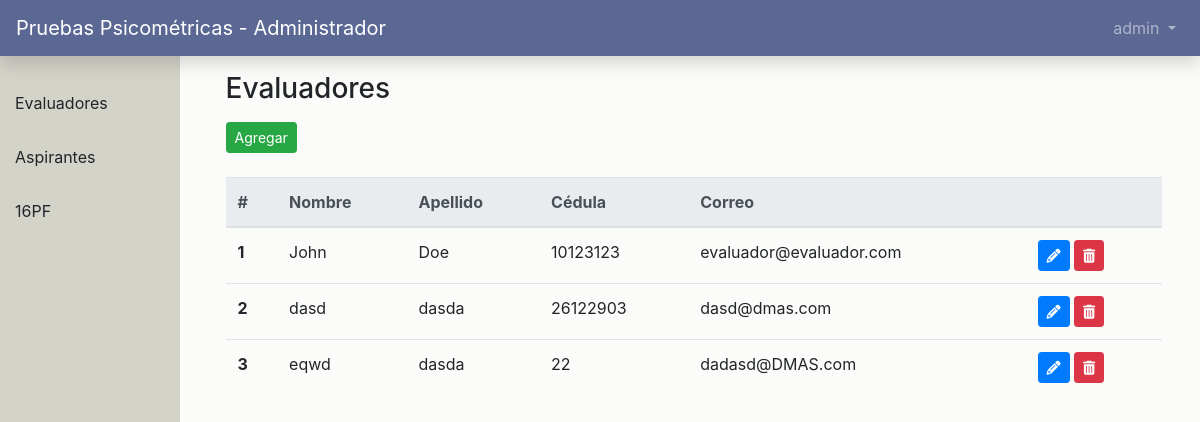
The app's page /dash/evaluadores (signed in) with its own data.
### users/models.py (models this page shows, shortened)
class CustomUser(AbstractUser):
    role = models.PositiveIntegerField(null=True, blank=True)
    updated_password = models.BooleanField(null=True, blank=True)
    date_born = models.DateField(null=True, blank=True)
    gender = models.CharField(null=True, blank=True, max_length=12)
    def get_role(self):
        return '%s' % (self.role)

### main_app/views.py (the view)
# urls.py: path('dash/evaluadores', views.evaluators, name='evaluadores'),
def evaluators(request):
    evaluators = CustomUser.objects.filter(role=1)
    return render(request, 'dashboard/evaluadores.html', {'evaluators': evaluators})

### templates/dashboard/evaluadores.html (shortened to what this page needs)
{% extends './index.html' %}
{% block main_content %}
    <section class="content">
        <div class="row">
            <div class="col-sm-12">
                <h3>Evaluadores</h3>
            </div>
        </div>
        <div class="row mb-4 mt-2">
            <div class="col-sm-12">
                <button type="button" class="btn btn-success btn-sm" data-toggle="modal" data-target="#agregarModal">Agregar</button>
            </div>
        </div>
        <div class="row">
            <div class="col-sm-12">
                <table class="table">
                    <thead class="thead-light">
                        <tr>
                            <th scope="col">#</th>
                            <th scope="col">Nombre</th>
                            <th scope="col">Apellido</th>
                            <th scope="col">Cédula</th>
                            <th scope="col">Correo</th>
                            <th scope="col"></th>
                        </tr>
                    </thead>
                    <tbody>
                        {% for evaluator in evaluators %}
                            <tr>
                                <th scope="row">{{ forloop.counter }}</th>
                                <td>{{ evaluator.first_name }}</td>
                                <td>{{ evaluator.last_name }}</td>
                                <td>{{ evaluator.username }}</td>
                                <td>{{ evaluator.email }}</td>
                                <td>
                                    <button type="button" user-id="{{evaluator.id}}" class="btn btn-primary btn-sm btn-edit" data-toggle="modal" data-target="#editarModal" ><i user-id="{{evaluator.id}}" class="fas fa-pencil-alt"></i></button>
                                    <button type="button" user-id="{{evaluator.id}}" class="btn btn-danger btn-sm btn-delete"><i user-id="{{evaluator.id}}" class="fas fa-trash-alt"></i></button>
                                </td>
                            </tr>
                        {% endfor %}
                    </tbody>
                </table>
            </div>
        </div>
    </section>
{% endblock %}

### templates/navbar.html (shortened to what this page needs)
{% block navbar %}
<nav class="navbar navbar-expand-md navbar-dark mb-4 fixed-top shadow" style="background-color: #5c6894">
    {% if user.get_role == '1' %}
        <a class="navbar-brand" href="{% url 'home' %}">Pruebas Psicométricas - Evaluador</a>
    {% elif user.get_role == '0' %}
        <a class="navbar-brand" href="{% url 'home' %}">Pruebas Psicométricas - Administrador</a>
    {% elif user.get_role == '2' %}
        <a class="navbar-brand" href="{% url 'home' %}">Pruebas Psicométricas - 16PF</a>
    {% else %}
        <a class="navbar-brand" href="{% url 'home' %}">Pruebas Psicométricas</a>
    {% endif %}
    <div class="collapse navbar-collapse" id="navbarCollapse">
        {% if user.is_authenticated %}
        <ul class="navbar-nav ml-auto">
            <li class="nav-item">
                <a
                    class="nav-link dropdown-toggle"
                    href="#"
                    id="userMenu"
                    data-toggle="dropdown"
                    aria-haspopup="true"
                    aria-expanded="false"
                >
                    {{ user.username }}
                </a>
            </li>
        </ul>
        {% endif %}
    </div>
</nav>
{% endblock navbar %}

### static/css/styles.css (style rules this page uses)
body { background-color: #fbfcf9; }
.content { padding-top: 6vw; padding-left: 18%; width: 98%; }

### records on screen
CustomUser: username "admin"
CustomUser: first_name "John", last_name "Doe", username "10123123", email "evaluador@evaluador.com"
CustomUser: first_name "dasd", last_name "dasda", username "26122903", email "dasd@dmas.com"
CustomUser: first_name "eqwd", last_name "dasda", username "22", email "dadasd@DMAS.com"
